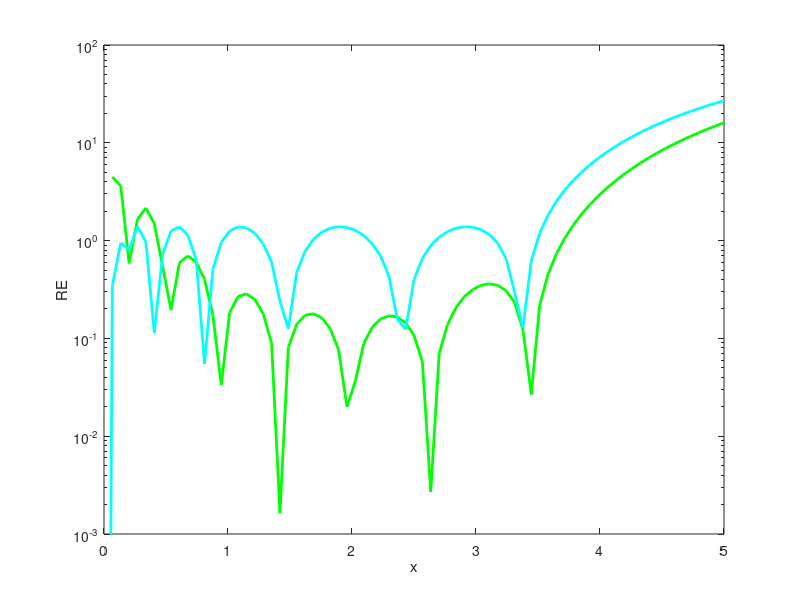

Here is the MATLAB script that generated this plot: (Note: this script raises an error after producing the figure.)
points = 75;
z = linspace(0,5,points);
ERFC = erfc(z);          % original erfc


%composite midpoint rule of Gauss n=4 :

erfcz1 = ((1/4)*(exp(-(26.2743*(z.^2))))) + ((1/4)*(exp(-(3.2398*(z.^2))))) + ((1/4)*(exp(-(1.4464*(z.^2)))))+((1/4)*(exp(-(1.03957*(z.^2)))));


% Relative Error calculation:
RE1 = ((abs(erfc(z)- erfcz1)) ./ erfc(z) ) * 100 ; 
semilogy(z,RE1,'g','linewidth',2);
hold on
xlabel('x');
ylabel('RE');
axis([0 5 10^(-3) 10^(2)]);
xticks([0  1  2  3  4 5])
yticks([10^(-5) 10^(-4) 10^(-3) 10^(-2) 10^(-1) 10^0 10^1 10^2])

% GLOBAL MAX MIN N = 4:
%{[0.142185191278318,0.164019803143814,0.137905453783753,0.0558895517941150]}    BN {[0.525146776881201,0.852967173039587,3.76727623960861,98.0485118999129]}

erfcz2 = 2 * ( (  0.142185191278318 .* ( exp(-( (2 * 0.525146776881201) .* (z.^2) ) ) ) ) + ( 0.164019803143814 .* ( exp(-( (2 * 0.852967173039587) .* (z.^2) ) ) ) ) + ( 0.137905453783753 .* ( exp(-( (2 * 3.76727623960861) .* (z.^2) ) ) ) ) + ( 0.0558895517941150 .* ( exp(-( (2 * 98.0485118999129) .* (z.^2) ) ) ) ) );

RE2 = ((abs(erfc(z) - erfcz2)) ./ erfc(z)) * 100;
semilogy(z,RE2,'c','linewidth',2);

% %GLOBAL MIN MAX N = 5:
% erfcz3 = 2 * ( (  0.4920547396876422 .* ( exp(-( (2 * 0.5982476003750250) .* (z.^2) ) ) ) ) + ( 0.1587491012166297 .* ( exp(-( (2 * 2.024383866054074) .* (z.^2) ) ) ) ) + ( 0.06460001610510117 .* ( exp(-( (2 * 13.23465438792062) .* (z.^2) ) ) ) ) + ( 0.02567521272080907 .* ( exp(-( (2 * 131.4581690889673) .* (z.^2) ) ) ) ) + ( 0.008236936034796302 .* ( exp(-( (2 * 3210.202445024321) .* (z.^2) ) ) ) ) );
% RE3 = ((abs(erfc(z) - erfcz3)) ./ erfc(z)) * 100;
% semilogy(z,RE3,'color','#A2142F','linewidth',2);

% optimised curve:

syms y(x)
y(x) = piecewise( ((0<=x)&(x<0.04338)),((0.1562)*(exp(-(x.^2)))) + ((0.2812)*(exp(-(2*(x.^2))))) + ((0.2812)*(exp(-((20/3)*(x.^2))))) + ((0.2812)*(exp(-((20/17)*(x.^2))))),((0.04338<=x)&(x<0.1368)),((0.1348)*(exp(-(x.^2)))) + ((0.2597)*(exp(-(2*(x.^2))))) + ((0.2593)*(exp(-((20/3)*(x.^2))))) + ((0.2598)*(exp(-((20/17)*(x.^2))))),((0.1368<=x)&(x<0.2102)),((0.1249)*(exp(-(x.^2)))) + ((0.2499)*(exp(-(2*(x.^2))))) + ((0.2499)*(exp(-((20/3)*(x.^2))))) + ((0.2499)*(exp(-((20/17)*(x.^2))))),((0.2102<=x)&(x<0.4505)),((0.1213)*(exp(-(x.^2)))) + ((0.2465)*(exp(-(2*(x.^2))))) + ((0.2474)*(exp(-((20/3)*(x.^2))))) + ((0.2464)*(exp(-((20/17)*(x.^2))))),((0.4505<=x)&(x<0.5306)),((0.1235)*(exp(-(x.^2)))) + ((0.2488)*(exp(-(2*(x.^2))))) + ((0.2496)*(exp(-((20/3)*(x.^2))))) + ((0.2485)*(exp(-((20/17)*(x.^2))))),((0.5306<=x)&(x<0.604)),((0.12499)*(exp(-(x.^2)))) + ((0.2500)*(exp(-(2*(x.^2))))) + ((0.2500)*(exp(-((20/3)*(x.^2))))) + ((0.2500)*(exp(-((20/17)*(x.^2))))),((0.604<=x)&(x<0.8343)),((0.1263)*(exp(-(x.^2)))) + ((0.2507)*(exp(-(2*(x.^2))))) + ((0.2500)*(exp(-((20/3)*(x.^2))))) + ((0.2511)*(exp(-((20/17)*(x.^2))))),((0.8343<=x)&(x<0.9377)),((0.1256)*(exp(-(x.^2)))) + ((0.2503)*(exp(-(2*(x.^2))))) + ((0.2500)*(exp(-((20/3)*(x.^2))))) + ((0.2505)*(exp(-((20/17)*(x.^2))))),((0.9377<=x)&(x<1.198)),((0.1250)*(exp(-(x.^2)))) + ((0.2500)*(exp(-(2*(x.^2))))) + ((0.2500)*(exp(-((20/3)*(x.^2))))) + ((0.2500)*(exp(-((20/17)*(x.^2))))),((1.198<=x)&(x<1.34)),((0.1253)*(exp(-(x.^2)))) + ((0.2500)*(exp(-(2*(x.^2))))) + ((0.2500)*(exp(-((20/3)*(x.^2))))) + ((0.2502)*(exp(-((20/17)*(x.^2))))),((1.34<=x)&(x<1.518)),((0.1264)*(exp(-(x.^2)))) + ((0.2501)*(exp(-(2*(x.^2))))) + ((0.2500)*(exp(-((20/3)*(x.^2))))) + ((0.2509)*(exp(-((20/17)*(x.^2))))),((1.518<=x)&(x<2.614)),((0.1269)*(exp(-(x.^2)))) + ((0.2500)*(exp(-(2*(x.^2))))) + ((0.2500)*(exp(-((20/3)*(x.^2))))) + ((0.2509)*(exp(-((20/17)*(x.^2))))),((2.614<=x)&(x<3.521)),((0.1277)*(exp(-(x.^2)))) + ((0.2500)*(exp(-(2*(x.^2))))) + ((0.2500)*(exp(-((20/3)*(x.^2))))) + ((0.2505)*(exp(-((20/17)*(x.^2))))),((3.521<=x)&(x<=4.016)),((0.1250)*(exp(-(x.^2)))) + ((0.2500)*(exp(-(2*(x.^2))))) + ((0.2500)*(exp(-((20/3)*(x.^2))))) + ((0.2500)*(exp(-((20/17)*(x.^2))))),((4.016<=x)&(x<=5)),((0.1190)*(exp(-(x.^2)))) + ((0.2500)*(exp(-(2*(x.^2))))) + ((0.2500)*(exp(-((20/3)*(x.^2))))) + ((0.2497)*(exp(-((20/17)*(x.^2))))) );
xvalues = linspace(0,5,points);
yvalues = y(xvalues);
y = double(yvalues);     % optimized values of trapezoidal approx
ERFC = erfc(z);     % actual erfc
RE4 = [];
for i = 1:points
    temp = (((abs(ERFC(i) - y(i))) )/ERFC(i)) * 100;
    RE4 = horzcat(RE4,temp);
end

semilogy(z,RE4,'r-*','linewidth',1);

%Legend of the plot:
h=legend('Ref. [23, n = 4] ' ,'Ref. [19, N = 4]','Optimized n = 4');
set(h,'location','southeastoutside');
set(gca,'FontSize',50)

hold off